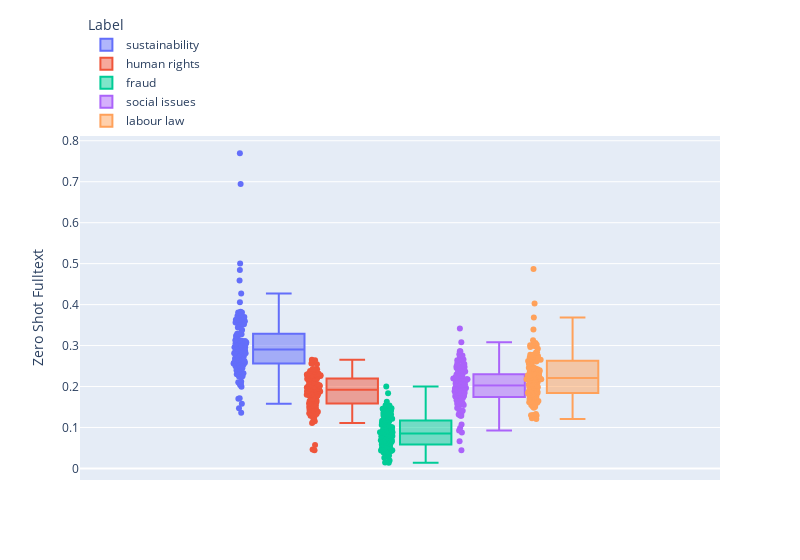

Notebook cell for this chart:
### Code cell
fig = px.box(result, y="Zero Shot Fulltext", points="all", color = "Label", width=800)
fig.update_layout(legend=dict(
    yanchor="bottom",
    y=1,
    xanchor="left",
    x=0.01
))
fig.show()
